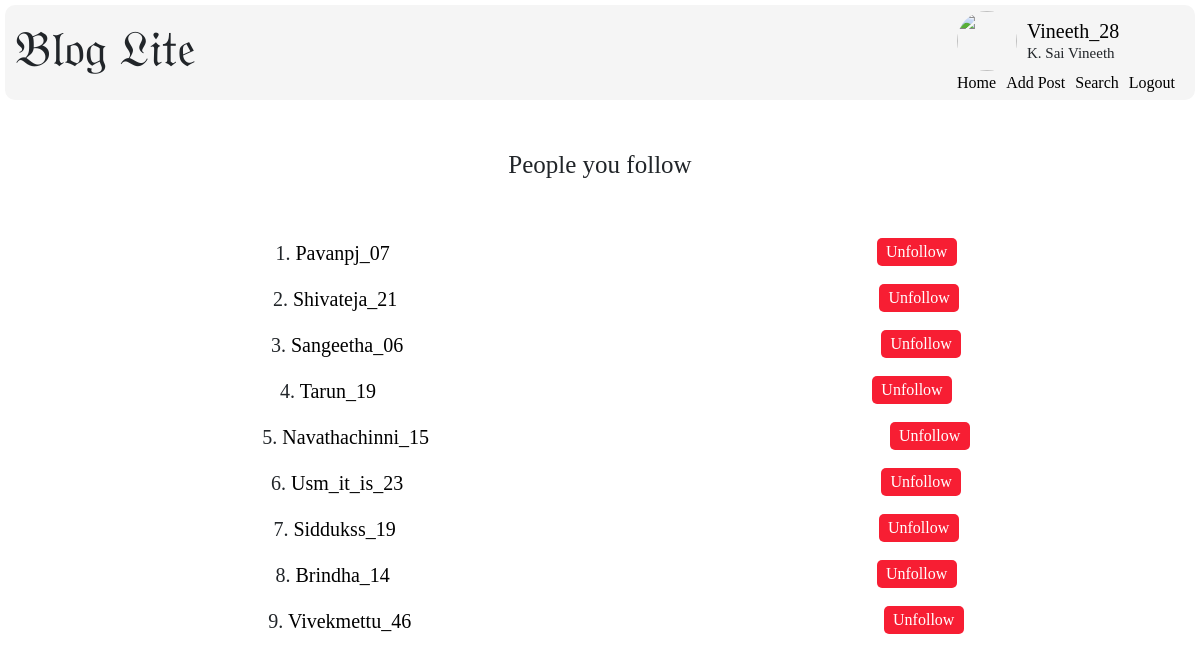
Screenshot of /following/Vineeth_28 (signed in) with the database file from the repository.
### application/models.py (models this page shows)
class User(db.Model):
    __tablename__ = 'user'
    user_id = db.Column(db.Integer, autoincrement = True, primary_key = True, unique = True)
    name = db.Column(db.String, nullable = False)
    username = db.Column(db.String, nullable = False, unique = True)
    password = db.Column(db.String, nullable = False)
    email = db.Column(db.String, nullable = False, unique = True)
    mobile_number = db.Column(db.Integer, nullable = False, unique = True)
    created_date = db.Column(db.String, nullable = False)
    updated_date = db.Column(db.String, nullable = False)
    userposts = db.relationship('UserPosts', backref = 'user', lazy = True)
    profilepics = db.relationship('ProfilePics', backref = 'user', lazy = True)
    followers_list = db.relationship('Followers_List', backref = 'user', lazy = True)
    following_list = db.relationship('Following_List', backref = 'user', lazy = True)
    comments = db.relationship('Comments', backref='user', lazy = True)

### application/controllers.py (the view)
@app.route('/following/<username>', methods=["GET"])
def view_following(username):
    if not g.user:
        return redirect(url_for('session_expired'))
    if request.method == "GET":
        user = User.query.filter_by(username = username).first()
        following = Following_List.query.filter_by(user_id = user.user_id).all()
        following_list = []
        for follow in following:
            user = User.query.filter_by(user_id = follow.following_id).first()
            following_list.append(user)
        return render_template('view_following.html', username = username, name = session['fullname'], following_list = following_list)

### application/controllers.py (called while the page is built)
@app.before_request
def before_request():
    g.user = None
    if 'user' in session:
        g.user = session['user']

@app.after_request
def after_request(response):
    response.headers["Cache-Control"] = "no-cache, no-store, must-revalidate, post-check=0, pre-check=0"
    return response

### templates/view_following.html (shortened to what this page needs)
{% extends "base.html" -%}
{% block head -%}
    <link rel="stylesheet" type="text/css" href="{{ url_for('static', filename='followers-following.css') }}"/>
{% endblock -%}
{% block content -%}
    <div class="followers-heading-container">
        <h1 class="your-followers-heading">People you follow</h1>
    </div>
    {% if following_list|length %}
        <div id="followers-list-container">
            <ul>
                {% for i in range(following_list|length) %}
                    <li class="list-items">
                        <p class="user-list-user-name">
                            {{i+1}}.
                            <a href="{{ url_for('view_profile', temp_username = following_list[i].username) }}">{{ following_list[i].username }}</a>
                        </p>
                        <div>
                            <a href="{{ url_for('unfollow_user', username = username, unfollow_id = following_list[i].user_id) }}"><button class="unfollow-button">Unfollow</button></a>
                        </div>
                    </li>
                {% endfor -%}
            </ul>
        </div>
    {% else %}
    <div class="empty-list">
        <center><h5>Your Following list is empty ...</h5></center>
    </div>
    {% endif %}
{% endblock -%}

### templates/base.html (shortened to what this page needs)
<!DOCTYPE html>
<html>
<head>
    <link href="https://cdn.jsdelivr.net/npm/bootstrap@5.0.2/dist/css/bootstrap.min.css" rel="stylesheet"
>
    <link rel="stylesheet" type="text/css" href="{{ url_for('static', filename='header.css') }}"/>
    {% block head -%}{% endblock -%}
</head>
<body>
    <header>
        <div class="head-container">
            <div class="logo-container">
                <h1>𝔅𝔩𝔬𝔤 𝔏𝔦𝔱𝔢</h1>
            </div>
            <div class="profile-container">
                <div class="upper-section">
                    {% if session['default_profilepic'] %}
                        <img src="{{ url_for('static', filename='images/blank-profile-picture.png') }}" id="userProfilePic" class="user-profile-pic" />
                    {% else %}
                        <img src="{{ url_for('renderprofilepic', username = username) }}" id="userProfilePic" class="user-profile-pic" />
                    {% endif %}
                    <div id="names-container">
                        <a href="{{ url_for('profile', username = username) }}"><h5 class="user-name">{{ username }}</h5></a>
                        <p class="full-name">{{ session['fullname'] }}</p>
                    </div>
                </div>
                <div class="lower-section">
                    <a class="links-in-header" href="{{ url_for('home') }}">Home</a>
                    <a class="links-in-header" href="{{ url_for('addpost', username = username) }}">Add Post</a>
                    <a class="links-in-header" href="{{ url_for('search') }}">Search</a>
                    <a class="links-in-header" href="{{ url_for('logout') }}">Logout</a>
                </div>
            </div>
        </div>
    </header>
    <main>
        {% block content -%}{% endblock -%}
    </main>
</body>
</html>

### static/header.css (style rules this page uses)
* { font-family: poppins; }
.head-container { display: flex; flex-direction: row; justify-content: space-between; padding: 10px 10px; background-color: whitesmoke; border-radius: 10px; margin: 5px 5px; height: 95px; align-items: center; }
.logo-container h1 { font-size: 50px; }
.upper-section { display: flex; flex-direction: row; align-items: center; justify-content: start; margin-right: 50px; }
.user-profile-pic { height: 60px; width: 60px; border-radius: 50%; margin-right: 10px; }
#names-container { height: 40px; margin: 0px; }
#names-container a { text-decoration: none; color: black; }
.user-name { margin: 10px 0px 10px 0px; line-height: 1px; }
.full-name { margin: 0px 0px 0px 0px; font-size: 15px; }
.lower-section { display: flex; flex-direction: row; align-items: center; justify-content: end; }
.links-in-header { margin-right: 10px; text-decoration: none; color: black; }
.lower-section a { position: relative; color: #000; text-decoration: none; }
.lower-section a::before { content: ""; position: absolute; display: block; width: 100%; height: 2px; bottom: 0; left: 0; background-color: blue; transform: scaleX(0); transition: transform 0.3s ease; }

### static/followers-following.css (style rules this page uses)
a { text-decoration: none; color: black; }
.followers-heading-container { display: flex; flex-direction: row; justify-content: space-around; margin: 50px 0px; }
.your-followers-heading { font-size: 25px; }
.user-list-user-name { font-size: 20px; }
.list-items { display: flex; flex-direction: row; justify-content: space-around; }
.unfollow-button { color: #ffffff; height: 28px; width: 80px; border-radius: 5px; border: none; background-color: #f71e33; }

### rows the page displays
User: fullname "K. Sai Vineeth"
User: username "Pavanpj_07"
User: username "Shivateja_21"
User: username "Sangeetha_06"
User: username "Tarun_19"
User: username "Navathachinni_15"
User: username "Usm_it_is_23"
User: username "Siddukss_19"
User: username "Brindha_14"
User: username "Vivekmettu_46"

### other values shown
{{ username }} "Vineeth_28"
{{ i+1 }} "1" "2" "3" "4" "5" "6" "7" "8" "9"
